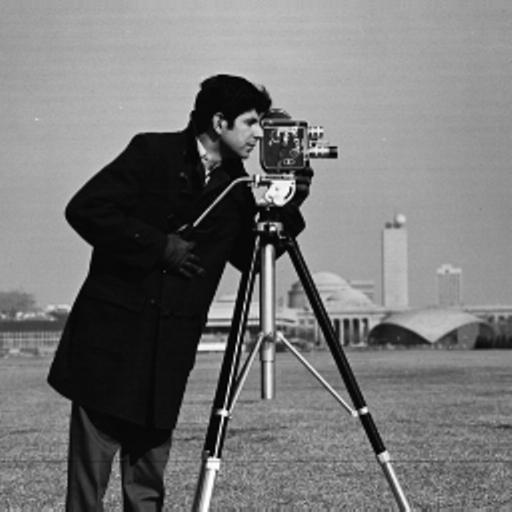
%> input picture Assignment 5/cameraman.tif, 512 x 512 px
$ octave Assignment_5.m   (GNU Octave 9; MATLAB toolbox functions it lacks are replaced by stand-ins)
%> lines starting %> are read from the running program, lines starting %| are printed output that depends on the picture
%> further down, orig_img is the input picture: size 512x512 uint8; min 0, max 255, mean 118.3
### Assignment 5/motion_blur.m
% The function returns a motion blurred image

function [out] = motion_blur(img, T, a, b)
%> called with T = 1, a = 0.05, b = 0.01
% img: input image
% T: the duration of exposure
% a: rate of motion in x-direction
% b: rate of motion in y-direction
%
% out: the motion blurred image

[m, n] = size(img);
%> m = 512; n = 512
u = linspace(0,m-1,m)' + 1e-16;
%> u = 512 values from 1e-16 to 511
v = linspace(0,n-1,n) + 1e-16;
%> v = 512 values from 1e-16 to 511

u = repelem(u, 1, n);
v = repelem(v, m, 1);

cord = a.*u + b.*v';

% The degradation model derived
H_uv = (T.*sin(pi*cord).*exp(-1i*pi*cord))./(pi*cord);

F_uv = fft2(img);

out_fft = F_uv .* H_uv;

out = real(ifft2(out_fft));

out = mat2gray(out);

end

### Assignment 5/inverse_filter.m
% The function returns a inverse filter image

function [out] = inverse_filter(img, T, a, b)
%> called with T = 1, a = 0.05, b = 0.01
% img: input image
% T: the duration of exposure
% a: rate of motion in x-direction
% b: rate of motion in y-direction
%
% out: the restored image

[m, n] = size(img);
u = linspace(0,m-1,m)' + 1e-16;
v = linspace(0,n-1,n) + 1e-16;

u = repelem(u, 1, n);
v = repelem(v, m, 1);

cord = a.*u + b.*v';

H_uv = (T.*sin(pi*cord).*exp(-1i*pi*cord))./(pi*cord);
G_uv = fft2(img);

out_fft = G_uv ./ H_uv;

out = real(ifft2(out_fft));
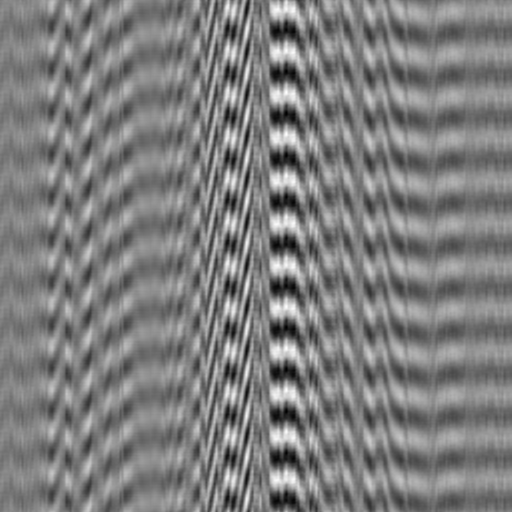
%> out: size 512x512 double; min -9.93e+13, max 1.01e+14, mean 0.5; drawn with min black and max white

out = mat2gray(out);

end

### Assignment 5/radial_inv_filter.m
% The function returns a radial inverse filtered image

function [out] = radial_inv_filter(img, T, a, b, D_th)
%> called with T = 1, a = 0.05, b = 0.01, D_th = 9
% img: input image
% T: the duration of exposure
% a: rate of motion in x-direction
% b: rate of motion in y-direction
% D_th: The threshold distance for the Butterworth filter
%
% out: the restored image

[m, n] = size(img);
u = linspace(0,m-1,m)' + 1e-16;
v = linspace(0,n-1,n) + 1e-16;

u = repelem(u, 1, n);
v = repelem(v, m, 1);

cord = a.*u + b.*v';

% The degradation function
H_uv = (T.*sin(pi*cord).*exp(-1i*pi*cord))./(pi*cord);

% The butterworth filter
D = sqrt(u.^2 + v.^2);
D_uv = 1./(1 + (D./D_th).^20);

G_uv = fft2(img);

out_fft = G_uv ./ H_uv;
out_fft = out_fft .* D_uv;

out = real(ifft2(out_fft));
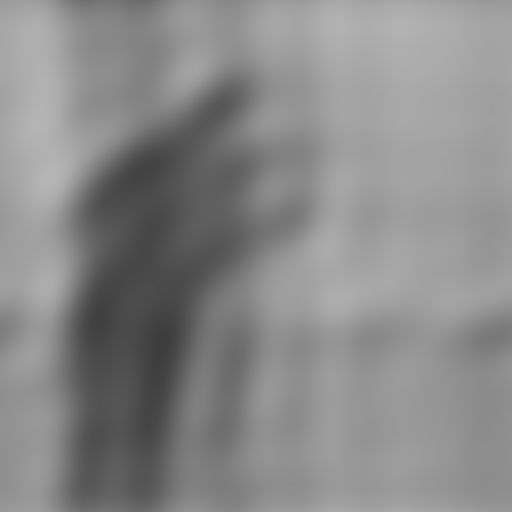
%> out: size 512x512 double; min 0.24, max 0.713, mean 0.54

out = mat2gray(out);
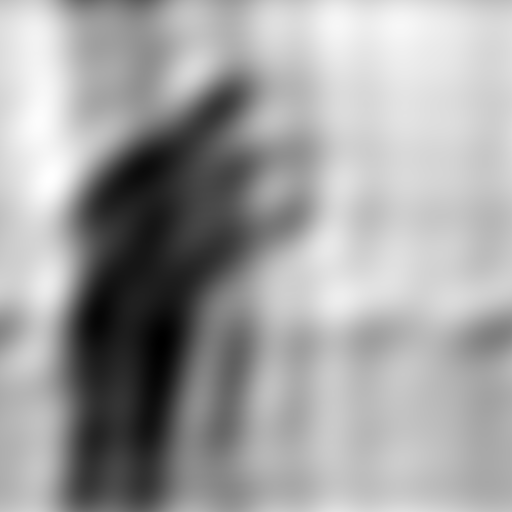
%> out: size 512x512 double; min 0, max 1, mean 0.634

end

### Assignment 5/weiner_filter.m
% The function returns a weiner filtered image

function [out] = weiner_filter(img, T, a, b, K)
%> called with T = 1, a = 0.05, b = 0.01, K = 0.04
% img: input image
% T: the duration of exposure
% a: rate of motion in x-direction
% b: rate of motion in y-direction
% K: constant for weiner filtering
%
% out: the restored image

[m, n] = size(img);
u = linspace(0,m-1,m)' + 1e-16;
v = linspace(0,n-1,n) + 1e-16;

u = repelem(u, 1, n);
v = repelem(v, m, 1);

cord = a.*u + b.*v';

H_uv = (T.*sin(pi*cord).*exp(-1i*pi*cord))./(pi*cord);
G_uv = fft2(img);

out_fft = G_uv .* ((abs(H_uv).^2)./(H_uv .* (abs(H_uv).^2 + K)));

out = real(ifft2(out_fft));
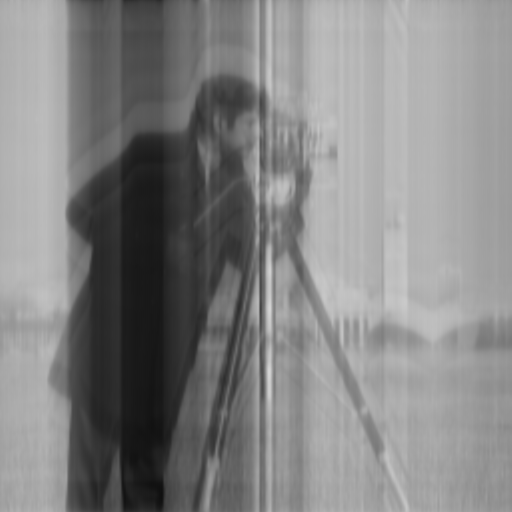
%> out: size 512x512 double; min 0.0604, max 0.837, mean 0.519

out = mat2gray(out);
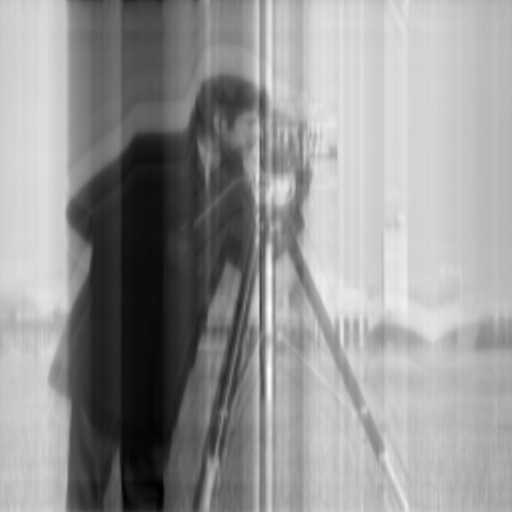
%> out: size 512x512 double; min 0, max 1, mean 0.591

end

### Assignment 5/Assignment_5.m
%NAME: Vatsalya Chaubey
%INST: IIT, Bhubaneswar
%DATE: 29.10.2020
%CATEGORY: Btech
%BRANCH: Electronics and Communication
%Roll Number: 17EC01044

%% Image and Video Processing Assignment - 5

clc;
clear all;
close all;

%% Question 1: Motion Blur through Degradation function

% I will first create the functions which are needed for implementation in
% other parts of the code. Finally, the entire code will be written
% together.

%% Motion Blur
% <include>motion_blur.m</include>

%% Example: Motion Blur

% Read the input image as a double
orig_img = imread('cameraman.tif');
img = double(orig_img);

motion = motion_blur(img, 1, 0.05, 0.01);

figure('Name', 'Motion Blur');
subplot(121)
imshow(orig_img);
title('Original Image');

subplot(122)
imshow(motion);
title('Blurred Image');


%% Inverse Filtering
% We can remove the motion blurring of an image if we can come up with a
% mathematical model of the blurring and then we can design a inverse
% filter for it.
%
% The mathematical model of the motion blur
%
% $$ g(x,y) = \int_{0}^{T} [x - x_0(t), y - y_0(t)]dt $$
%
% It is assumed that the image has undergone a movement $x_0(t)$ and
% $y_0(t)$ in the $x$ and $y$ direction respectively. $T$ is the exposure
% time of the camera sensor.
%
% In the frequency domain, it can be expressed as:
%
% $$ G(u,v) = F(u,v) * H(u,v) $$
%
% $$ H(u,v) = \frac{T}{\pi(ua + vb)}*sin(\pi(ua + vb)) * e^{-i\pi(ua +
% vb)} $$
%
% Where: $x_0(t) = at/T$ and $y_0(t) = bt/T$
%
% $F(u,v)$ is the FFT of the original image
% $H(u,v)$ is the degradation function
% $G(u,v)$ is the FFT of the degraded image
%
% We can theortically get back the original image by using inverse filter
%
% $$ F(u,v) = G(u,v) / H(u,v) $$

%% Code for inverse filter
% <include>inverse_filter.m</include>

%% Example: Inverse Filtering

% Read the input image as a double
orig_img = imread('cameraman.tif');
img = double(orig_img);

motion = motion_blur(img, 1, 0.05, 0.01);
filtered = inverse_filter(motion, 1, 0.05, 0.01);

figure('Name', 'Inverse filtering');
subplot(131)
imshow(orig_img);
title('Original Image');

subplot(132)
imshow(motion);
title('Blurred Image');

subplot(133)
imshow(filtered);
title('Filtered Image');


%% Radial Inverse Filtering
% We can see that the inverse filtering did not give us back the original
% image. This is due to the high frequency components which get introduced
% during the filteration process. To extract the original image we can pass
% the output of the inverse filter through a low pass butterworth filter to
% remove the high frequency components.
%
% The frequency response of a low pass Butterworth filter with order 10:
%
% $$H(u,v)^2 = \frac{1}{1 + (\frac{D(u,v)}{D_0})^{20}}$$
%
% where $D(u,v)$ is the distance of a point from origin in frequency domain
%
% and $D_0$ is the threshold frequency

%% Code for Radial Inverse Filtering
% <include>radial_inv_filter.m</include>

%% Example: Radial Inverse Filtering

% Read the input image as a double
orig_img = imread('cameraman.tif');
img = double(orig_img);

motion = motion_blur(img, 1, 0.05, 0.01);
filtered = radial_inv_filter(motion, 1, 0.05, 0.01, 9);

figure('Name', 'Radial Inverse filtering');
subplot(131)
imshow(orig_img);
title('Original Image');

subplot(132)
imshow(motion);
title('Blurred Image');

subplot(133)
imshow(filtered);
title('Radial Inverse Filtered Image');

%% Weiner Filtering
% We can also use Weiner filtering to remove the motion blur where we try
% to reduce the distance between the two images.
% The frequency response of Weiner filter is:
%
% $$ F(u,v) = \frac{|H(u,v)|^2}{|H(u,v)|^2 + K}*\frac{G(u,v)}{H(u,v)} $$

%% Code for weiner filter
% <include>weiner_filter.m</include>

%% Example: Weiner Filtering

% Read the input image as a double
orig_img = imread('cameraman.tif');
img = double(orig_img);

motion = motion_blur(img, 1, 0.05, 0.01);
filtered = weiner_filter(motion, 1, 0.05, 0.01, 0.04);

figure('Name', 'Weiner filtering');
subplot(131)
imshow(orig_img);
title('Original Image');

subplot(132)
imshow(motion);
title('Blurred Image');

subplot(133)
imshow(filtered);
title('Weiner Filtered Image');

%% Example: Weiner Filtering on Facial Images

% Read the input image as a double
orig_img = imread('face-image.jpg');
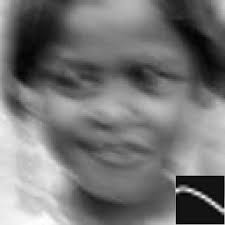
%> input picture Assignment 5/face-image.jpg, 225 x 225 px
%> orig_img is the input picture: size 225x225x3 uint8; min 0, max 255, mean 116.2
img = double(rgb2gray(orig_img));
%> img: size 225x225 double

filtered = weiner_filter(img, 0.004, 0.001, 0.01, 0.01);
%> call 2 of weiner_filter, with T = 0.004, a = 0.001, b = 0.01, K = 0.01
%> in weiner_filter (call 2), `out = real(ifft2(out_fft));`:
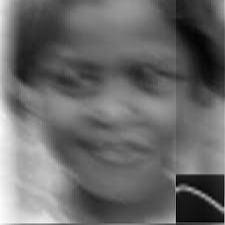
%> out: size 225x225 double; min 16.52, max 88.61, mean 46.4; drawn with min black and max white

figure('Name', 'Weiner filtering');
subplot(121)
imshow(orig_img);
title('Original Image');

subplot(122)
imshow(filtered);
title('Weiner Filtered Image');


%% Conclusion
% Through this experiment we investigated motion blurring and how can we
% come up with basic degradation models which describe the blurring. The
% first part of the experiment we introduced motion blurring in an image
% through our derived degradation function. Then we used inverse filtering
% to remove the effects of the blurring. But it is clear that during
% inverse filtering all values get saturated and hence the required image
% is not visible. To reduce the saturation we use radial inverse filtering
% in which the output spectrum is again passed through a Butterworth filter
% to remove very high values.
%
% One of the better methods which gives the best results of all the
% filtering processes is the weiner filter. I also demonstrate its
% applicability on a motion blurred facial image.
